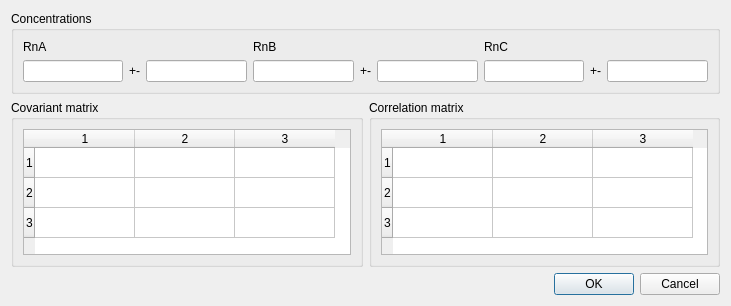
<?xml version="1.0" encoding="UTF-8"?>
<ui version="4.0">
 <class>Concentrations</class>
 <widget class="QDialog" name="Concentrations">
  <property name="geometry">
   <rect>
    <x>0</x>
    <y>0</y>
    <width>731</width>
    <height>306</height>
   </rect>
  </property>
  <property name="windowTitle">
   <string>Dialog</string>
  </property>
  <layout class="QGridLayout" name="gridLayout_3">
   <item row="1" column="0">
    <widget class="QGroupBox" name="groupBox_2">
     <property name="minimumSize">
      <size>
       <width>351</width>
       <height>161</height>
      </size>
     </property>
     <property name="title">
      <string>Covariant matrix</string>
     </property>
     <layout class="QGridLayout" name="gridLayout">
      <item row="0" column="0">
       <widget class="QTableWidget" name="tableWidget">
        <property name="rowCount">
         <number>3</number>
        </property>
        <property name="columnCount">
         <number>3</number>
        </property>
        <row/>
        <row/>
        <row/>
        <column/>
        <column/>
        <column/>
       </widget>
      </item>
     </layout>
    </widget>
   </item>
   <item row="1" column="1">
    <widget class="QGroupBox" name="groupBox_3">
     <property name="minimumSize">
      <size>
       <width>351</width>
       <height>161</height>
      </size>
     </property>
     <property name="title">
      <string>Correlation matrix</string>
     </property>
     <layout class="QHBoxLayout" name="horizontalLayout_4">
      <item>
       <widget class="QTableWidget" name="tableWidget_2">
        <property name="rowCount">
         <number>3</number>
        </property>
        <property name="columnCount">
         <number>3</number>
        </property>
        <row/>
        <row/>
        <row/>
        <column/>
        <column/>
        <column/>
       </widget>
      </item>
     </layout>
    </widget>
   </item>
   <item row="2" column="1">
    <widget class="QDialogButtonBox" name="buttonBox">
     <property name="orientation">
      <enum>Qt::Horizontal</enum>
     </property>
     <property name="standardButtons">
      <set>QDialogButtonBox::Cancel|QDialogButtonBox::Ok</set>
     </property>
    </widget>
   </item>
   <item row="0" column="0" colspan="2">
    <widget class="QGroupBox" name="groupBox">
     <property name="title">
      <string>Concentrations</string>
     </property>
     <layout class="QGridLayout" name="gridLayout_2">
      <item row="0" column="0">
       <layout class="QVBoxLayout" name="verticalLayout">
        <item>
         <widget class="QLabel" name="label">
          <property name="text">
           <string>RnA</string>
          </property>
         </widget>
        </item>
        <item>
         <layout class="QHBoxLayout" name="horizontalLayout">
          <item>
           <widget class="QLineEdit" name="lineEdit"/>
          </item>
          <item>
           <widget class="QLabel" name="label_4">
            <property name="text">
             <string>+-</string>
            </property>
           </widget>
          </item>
          <item>
           <widget class="QLineEdit" name="lineEdit_2"/>
          </item>
         </layout>
        </item>
       </layout>
      </item>
      <item row="0" column="1">
       <layout class="QVBoxLayout" name="verticalLayout_2">
        <item>
         <widget class="QLabel" name="label_2">
          <property name="text">
           <string>RnB</string>
          </property>
         </widget>
        </item>
        <item>
         <layout class="QHBoxLayout" name="horizontalLayout_2">
          <item>
           <widget class="QLineEdit" name="lineEdit_3"/>
          </item>
          <item>
           <widget class="QLabel" name="label_5">
            <property name="text">
             <string>+-</string>
            </property>
           </widget>
          </item>
          <item>
           <widget class="QLineEdit" name="lineEdit_4"/>
          </item>
         </layout>
        </item>
       </layout>
      </item>
      <item row="0" column="2">
       <layout class="QVBoxLayout" name="verticalLayout_3">
        <item>
         <widget class="QLabel" name="label_3">
          <property name="text">
           <string>RnC</string>
          </property>
         </widget>
        </item>
        <item>
         <layout class="QHBoxLayout" name="horizontalLayout_3">
          <item>
           <widget class="QLineEdit" name="lineEdit_5"/>
          </item>
          <item>
           <widget class="QLabel" name="label_6">
            <property name="text">
             <string>+-</string>
            </property>
           </widget>
          </item>
          <item>
           <widget class="QLineEdit" name="lineEdit_6"/>
          </item>
         </layout>
        </item>
       </layout>
      </item>
     </layout>
    </widget>
   </item>
  </layout>
  <zorder>buttonBox</zorder>
  <zorder>groupBox</zorder>
  <zorder>groupBox_2</zorder>
  <zorder>groupBox_3</zorder>
  <zorder>tableWidget_2</zorder>
 </widget>
 <resources/>
 <connections>
  <connection>
   <sender>buttonBox</sender>
   <signal>accepted()</signal>
   <receiver>Concentrations</receiver>
   <slot>accept()</slot>
   <hints>
    <hint type="sourcelabel">
     <x>248</x>
     <y>254</y>
    </hint>
    <hint type="destinationlabel">
     <x>157</x>
     <y>274</y>
    </hint>
   </hints>
  </connection>
  <connection>
   <sender>buttonBox</sender>
   <signal>rejected()</signal>
   <receiver>Concentrations</receiver>
   <slot>reject()</slot>
   <hints>
    <hint type="sourcelabel">
     <x>316</x>
     <y>260</y>
    </hint>
    <hint type="destinationlabel">
     <x>286</x>
     <y>274</y>
    </hint>
   </hints>
  </connection>
 </connections>
</ui>
